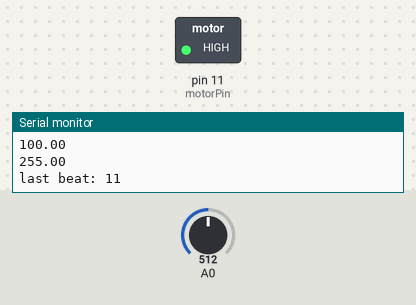
The sketch below on a simulated Arduino Uno, built with avr-gcc and run on an emulated ATmega328P. On the bench: switched loads named in the sketch (green lamp = pin HIGH), the last lines printed to the serial monitor. The test bench sets the inputs (shaded band); at power-on: A0 = 512.

Above: at 0.1 s.
At 5.1 s:
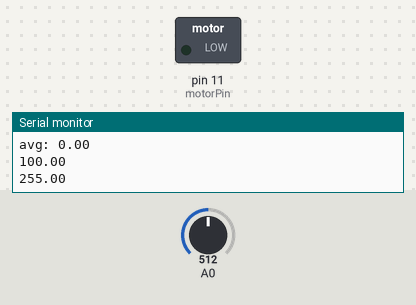
Timing chart, 0 to 6.6 s (numbered marks = the images above):
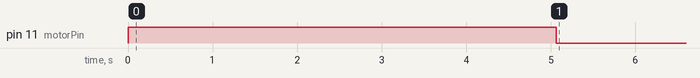

Measured:
- by itself, pin 11 (motorPin): LOW → HIGH at 0.00 s, → LOW 5.1 s later

The sketch:

drummer.ino
```cpp
#include <StopWatch.h>

// leaky integrator variables
 float alpha = .15;
 float a0_in = 0.0;
 float a0_last = 0.0;
 float a_out = 0.0;
 float a_out_last = 0.0;
 // thresholding variables
 float a_diff = 0.0;
 float W = 0.0;
 float THRESHOLD = 1.5;

// timer -- http://www.arduino.cc/playground/Code/StopWatchClass
StopWatch timer;
const int numBeats = 8;
int beatPtr = 0;
float beatTimes[numBeats];

int motorPin = 11;  // analogWrite(motorPin, value), value range [0, 255]


void setup() {
  // initialize the serial communication:
  Serial.begin(9600);

  // start the stopwatch
  timer.start();
}

void loop() {

  // leaky integrator
  a0_in = analogRead(A0);
  a_out = a0_in * alpha + (1 - alpha) * a_out_last;
  a_out_last = a_out;

  // Detect onsets
  a_diff = abs(a0_in - a_out_last);
  W = a_diff / a_out;

  // registered a beat
  if(W > THRESHOLD)
  {
    //Serial.println(512);

    // don't register the time if it is too large (5 seconds)
    if (timer.elapsed() < 5000)
    {
      beatTimes[beatPtr] = timer.elapsed();
      beatPtr++;
      beatPtr %= numBeats;
    Serial.print("last beat: ");
    Serial.println(timer.elapsed());

    // average beatTimes
    float avgTime = 0;
    for (int i = 0; i < numBeats; i++){
      avgTime += beatTimes[i];
    }
    avgTime /= numBeats;
    Serial.print("avg: ");
    Serial.println(avgTime);

    if (avgTime < 100)
    {
      avgTime = 100;
    }

    Serial.println(avgTime);
    avgTime -= 100;
    avgTime /= 4900;  // should be between 0 and 1 now
    avgTime = 1.0 - avgTime;  // smaller numbers mean faster beats so inverting the order

    float rate = 255 * avgTime;

    Serial.println(rate);
    analogWrite(motorPin, rate);

    }
    else // its been 5 seconds without a beat, make sure we're off
    {

      analogWrite(motorPin, 0);
    }

    // reset the timer
    timer.reset();
    timer.start();

  }
  else // no new beat
  {
    if (timer.elapsed() > 5000)
    {
      analogWrite(motorPin, 0);
    }
    //Serial.println(0);
  }

}
```
